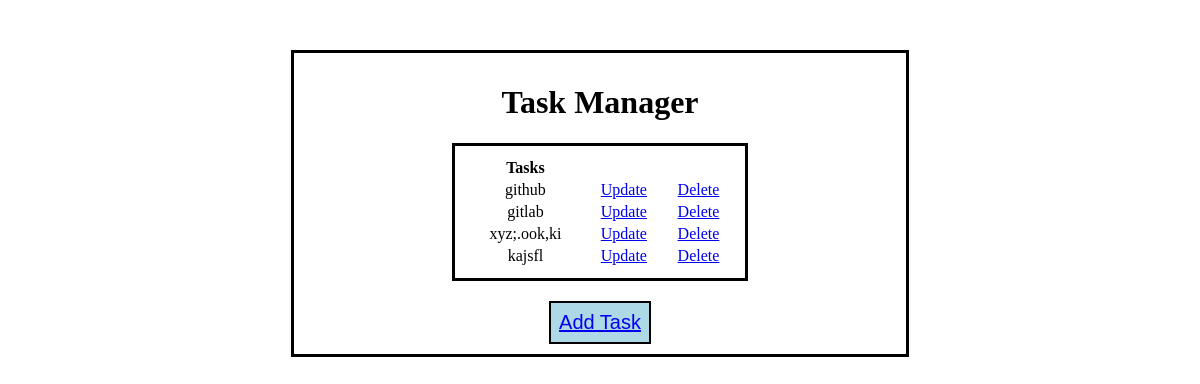
Page /mytask/ on the earlier database version.
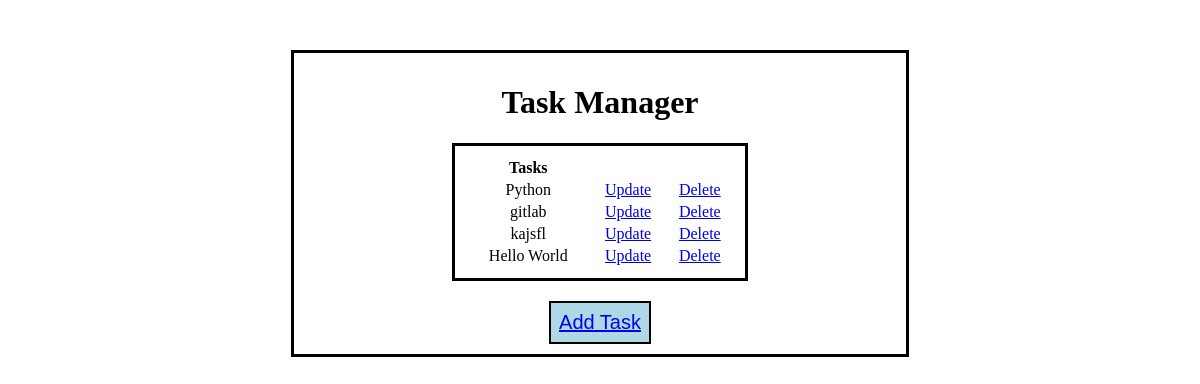
Same page on the later database version.
### mytask/models.py (models this page shows)
class Addtask(models.Model):
    task = models.CharField(max_length=200)
    def __str__(self) :
        return self.task

### mytask/views.py (the view)
# urls.py: path('', views.index, name="index"),
def index(request):
    tasks= Addtask.objects.all()
    return render(request, "mytask/index.html", {
        "tasks":tasks
    })

### mytask/templates/mytask/index.html
{% extends "mytask/layout.html" %}
{% block body %}
    <div>
        <table class="box">
            <tr>
                <th>Tasks</th>
            </tr>
            {% for task in tasks %}
                <tr>
                    <td>{{task}}</td>
                    <td><a href="{% url 'update' task.id %}">Update</a></td>
                    <td><a href="{% url 'delete' task.id %}">Delete</a></td>
                </tr>
            {% endfor %}
        </table>
    </div>
    <button class="button"><a href="{% url 'add' %}">Add Task</a></button>
{% endblock %}

Differences in the rows shown:
removed Addtask: task "xyz;.ook,ki"
changed Addtask: task "github" → "Python"
added Addtask: task "Hello World"
